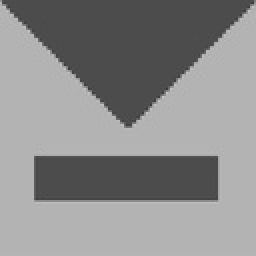
%> input picture Code/triangle.jpg, 128 x 128 px, shrunk from 366 x 366 before the run (shown 2 times larger)
$ octave eed_driver.m   (GNU Octave 9; MATLAB toolbox functions it lacks are replaced by stand-ins)
%> lines starting %> are read from the running program, lines starting %| are printed output that depends on the picture
### Code/eed.m
function A = eed( L, stepsize, nosteps)

lambda = 20;
A = L;
[m,n] = size(A);
figure(1);
for k = 1:nosteps
    A =gaussian_linear(A,0.8,3);
    Ay =zeros(m,n);
    Ax = zeros(m,n);

    for i = 1:size(A,1)
        for j = 1:size(A,2)
            if (((i == 1) && (j == 1)) || ((i == 1) && (j == n)) || ((i == m) && (j == 1)) || ((i == m) && (j == n)))
                Ax(i,j) = 0;
                Ay(i,j) = 0;
            elseif ((i == 1) || (i == m))
                Ay(i,j) =  (((A(i,j + 1) - A(i,j - 1))/2));
            elseif ((j == 1) || (j == n))
                Ax(i,j) = ((A(i + 1,j) - A(i - 1,j))/2);
            else
                Ax(i,j) = ((A(i + 1,j) - A(i - 1,j))/2);
                Ay(i,j) =  (((A(i,j + 1) - A(i,j - 1))/2));
            end
        end
    end
    Aw = Ax.^2 + Ay.^2;
    c1 = gD(A,lambda);
    c2 = 1;
    a = (c1 .* Ax.^2 + c2 .* Ay.^2) ./ (Aw + eps);
    b = (c2-c1) .* Ax .* Ay ./ (Aw + eps);
    c = (c1 .* Aw.^2 + c2 .* Aw.^2) ./ (Aw + eps);


    A = A + stepsize* tensor_diffusion( A, a, b, c );


    subplot(2,2,1);
    imshow((A));
    hold on;
    X = 1:365;
    plot(X,127);
    title('Noisy image');
    hold off;
    drawnow;
    subplot(2,2,2);
    plot(A(127,:));
    xlabel('x');
    ylabel('Intensity Value');
    title('Intensity Value');
    drawnow;
    subplot(2,2,3);
    k_x = differ_x(A);
    plot(abs(k_x(127,:)));
    xlabel('x');
    ylabel('I_x');
    title('X Derivative');
    drawnow;
    k_y = differ_y(A);
    subplot(2,2,4);
    plot(abs(k_y(127,:)));
    xlabel('x');
    ylabel('I_y');
    title('Y Derivative');
    drawnow;


end


end

### Code/gaussian_linear.m

function A = gaussian_linear(A,sd,R)

[m,n] = size(A);
%B = zeros(size(A));
B=zeros(m+2,n+2);
for i = 2:m + 1
    for j = 2:n + 1
        B(i,j) = A(i - 1,j - 1);
    end
end

B(m+2,:) = B(m,:);
B(1,:) = B(3,:);
B(:,n+2) = B(:,n);
B(:,1) = B(:,3);

C = zeros(size(B,1),size(B,2));
for i = 1:size(B,1)
    for j = 1:size(B,2)
        zsum = 0;
        for m = -R:R
            if i+m >= 1 && i+m <= size(B,1)
                for n = -R:R
                    if j+n >= 1 && j+n <= size(B,2)
                        z = (1/(2*pi*sd^2))*exp(-(m^2 + n^2)/(2*sd^2));%
                        zsum = zsum + z;
                        C(i,j) = C(i,j) + z*B(i+m,j+n);
                    end
                end
            end
        end
        C(i,j) = C(i,j)/zsum;
    end
    A = C(2:size(C,1) - 1,2:size(C,2) - 1);
end

### Code/gD.m
function g = gD(A,lambda)

[m,n] = size(A);
g = zeros(m,n);
for i = 1:m
    for j = 1:n
        if (((i == 1) && (j == 1)) || ((i == 1) && (j == n)) || ((i == m) && (j == 1)) || ((i == m) && (j == n)))
            g(i,j) = 0;

        elseif ((i == 1) || (i == m))
            g(i,j) = 1/(1 + (((A(i,j + 1) - A(i,j - 1))/2)^2/lambda^2));
        elseif ((j == 1) || (j == n))
            g(i,j) = 1/(1 + (((A(i + 1,j) - A(i - 1,j))/2)^2/lambda^2));
        else
            g(i,j) = 1/(1 + ((((A(i + 1,j) - A(i - 1,j))/2)^2 + ((A(i,j + 1) - A(i,j - 1))/2)^2)/lambda^2));
        end
    end
end


### Code/tensor_diffusion.m
function r = tensor_diffusion( L, a, b, c )

m = size( L, 1 );
n = size( L, 2 );


B = zeros(m + 2,n + 2);
a1 = zeros(m + 2,n + 2);
b1 = zeros(m + 2,n + 2);
c1 = zeros(m + 2,n + 2);

for i = 1:m
    for j = 1:n
        B(i+1,j+1) = L(i,j);
        a1(i+1,j+1) = a(i,j);
        b1(i+1,j+1) = b(i,j);
        c1(i+1,j+1) = c(i,j);
    end
end

B(1,:) = B(3,:);
B(m+2,:) = B(m,:);
B(:,1) = B(:,3);
B(:,n+2) = B(:,n);

a1(1,:) = a1(3,:);
a1(m+2,:) = a1(m,:);
a1(:,1) = a1(:,3);
a1(:,n+2) = a1(:,n);

b1(1,:) = b1(3,:);
b1(m+2,:) = b1(m,:);
b1(:,1) = b1(:,3);
b1(:,n+2) = b1(:,n);

c1(1,:) = c1(3,:);
c1(m+2,:) = c1(m,:);
c1(:,1) = c1(:,3);
c1(:,n+2) = c1(:,n);
r = zeros(m,n);
for i = 2:m + 1
    for j = 2:n + 1
        r(i - 1,j - 1) = (-(1/4)*((b1(i - 1,j) + b1(i,j+1))))*B(i-1,j+1) +...
            ((c1(i,j+1) + c1(i,j))/2)*B(i,j+1) +...
            ((b1(i + 1,j) + b1(i,j+1))/4)*B(i+1,j+1)+...
            (((a1(i - 1,j)) + a1(i,j))/2)*B(i-1,j) -...
            ((a1(i - 1,j) + 2*a1(i,j) + a1(i + 1,j) + c1(i - 1,j) + 2*c1(i,j) + c1(i + 1,j))/2)*B(i,j)+...
            ((a1(i + 1,j) + a1(i,j))/2)*B(i+1,j) +...
            ((b1(i - 1,j) + b1(i,j-1))/4)*B(i-1,j-1) + ((c1(i,j-1) + c1(i,j))/2)*B(i,j) -...
            ((b1(i+1,j) + b1(i,j - 1))/4)*B(i+1,j-1);
    end
end

### Code/eed_driver.m
close all;
clear all;

a = imread( 'triangle.jpg' );
%> a is the input picture: size 128x128x3 uint8; min 57, max 199, mean 139.8

a = a(:,:,1);
%> a: size 128x128 uint8
    a = im2double(a);
%> a: size 128x128 double
    ad=imnoise(a,'gaussia',0.01);
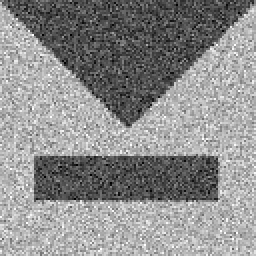
%> ad: size 128x128 double (shown 2 times larger); min 0, max 1, mean 0.557
    b = eed( ad, .12, 25);
%> (the run ends here)
